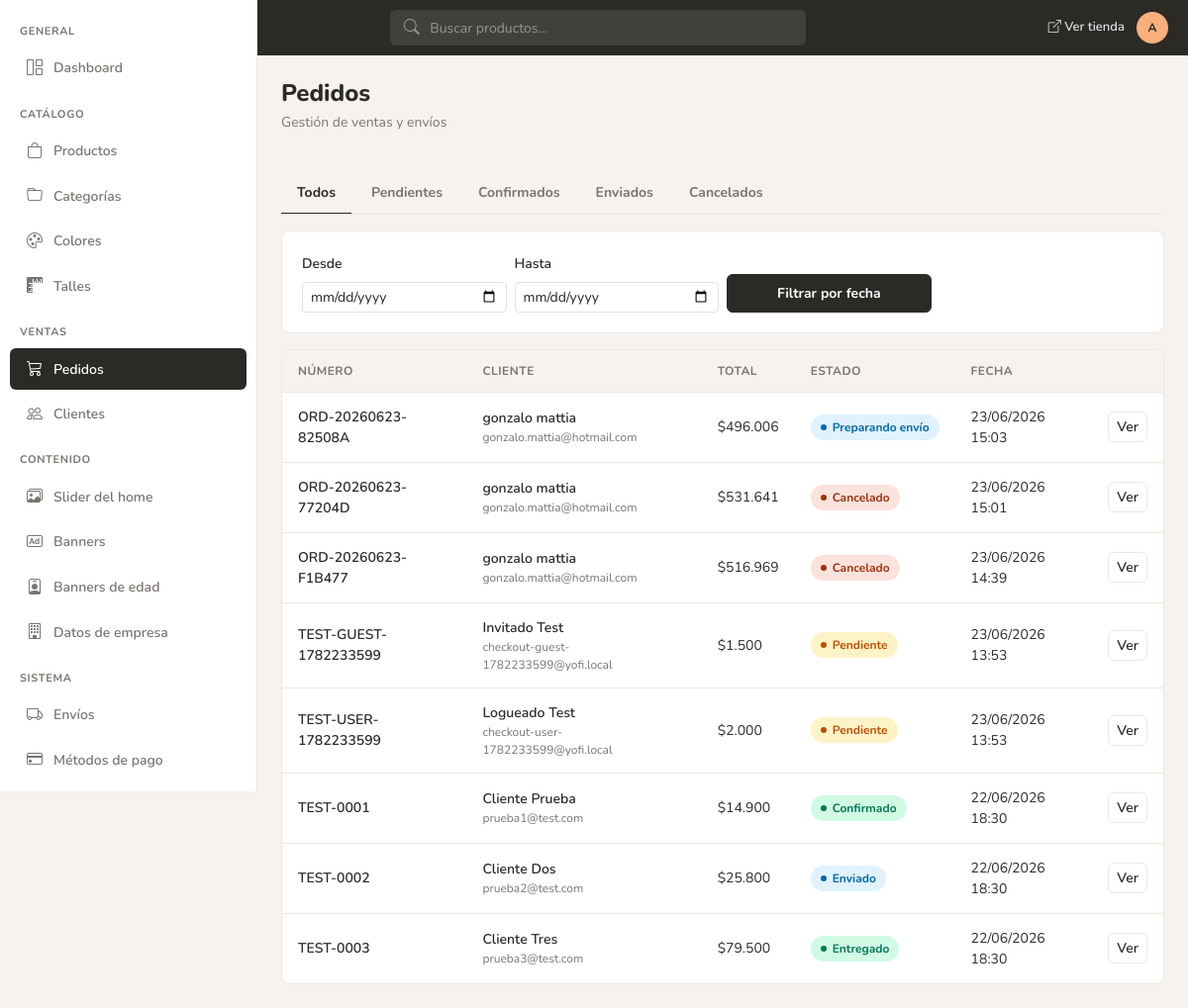
/admin/pedidos/listado.php (signed in), run on the app's committed database.
### tables this page shows
CREATE TABLE `tbl_ordenes` (
  `id_orden` int NOT NULL AUTO_INCREMENT,
  `numero_orden` varchar(50) NOT NULL,
  `estado` varchar(50) NOT NULL DEFAULT 'pendiente',
  `nombre` varchar(100) NOT NULL,
  `apellido` varchar(100) NOT NULL,
  `email` varchar(255) NOT NULL,
  `usuario_id` int DEFAULT NULL,
  `telefono` varchar(50) NOT NULL,
  `direccion` text NOT NULL,
  `ciudad` varchar(100) NOT NULL,
  `provincia` varchar(100) NOT NULL,
  `codigo_postal` varchar(20) NOT NULL,
  `notas` text,
  `metodo_pago` varchar(50) NOT NULL,
  `shipping_method_code` varchar(50) DEFAULT NULL,
  `shipping_carrier` varchar(100) DEFAULT NULL,
  `shipping_eta` varchar(100) DEFAULT NULL,
  `shipping_meta` json DEFAULT NULL,
  `zipnova_shipment_id` varchar(100) DEFAULT NULL,
  `tracking_number` varchar(100) DEFAULT NULL,
  `subtotal` decimal(10,2) NOT NULL,
  `envio` decimal(10,2) NOT NULL DEFAULT 0.00,
  `total` decimal(10,2) NOT NULL,
  `items` json NOT NULL,
  `fecha_creacion` datetime DEFAULT CURRENT_TIMESTAMP,
  `fecha_actualizacion` datetime DEFAULT NULL ON UPDATE CURRENT_TIMESTAMP,
  `reserva_expira_at` datetime DEFAULT NULL,
  `reserva_activa` tinyint(1) NOT NULL DEFAULT 0 COMMENT '1=stock reservado pendiente de pago',
  `deleted_at` datetime DEFAULT NULL,
  PRIMARY KEY (`id_orden`),
  UNIQUE KEY `numero_orden` (`numero_orden`)
);

### admin/pedidos/listado.php (the view, shortened to what this page needs)
<?php
require_once __DIR__ . '/../include/includes.php';
$estado = trim((string)($_GET['estado'] ?? ''));
$desde = trim((string)($_GET['desde'] ?? ''));
$hasta = trim((string)($_GET['hasta'] ?? ''));
$where = 'WHERE deleted_at IS NULL';
$sql = "
    SELECT id_orden, numero_orden, CONCAT(nombre, ' ', apellido) AS cliente, email, total, estado, fecha_creacion
    FROM tbl_ordenes
    $where
    ORDER BY fecha_creacion DESC
    LIMIT 100
";
$stmt = mysqli_prepare($con, $sql);
mysqli_stmt_execute($stmt);
$result = mysqli_stmt_get_result($stmt);
$tabEstados = [
    '' => 'Todos',
    'pendiente' => 'Pendientes',
    'confirmado' => 'Confirmados',
    'enviado' => 'Enviados',
    'cancelado' => 'Cancelados',
];
function pedidos_tab_url(string $estado, string $desde, string $hasta): string
{
    $parts = [];
    if ($estado !== '') {
        $parts[] = 'estado=' . urlencode($estado);
    }
    return 'listado.php' . ($parts ? '?' . implode('&', $parts) : '');
}
include __DIR__ . '/../header.php';
?>
<div class="admin-section-header">
    <div>
        <h1>Pedidos</h1>
        <p class="subtitle">Gestión de ventas y envíos</p>
    </div>
</div>
<div class="admin-tabs" id="pedidosTabs">
    <?php foreach ($tabEstados as $val => $label): ?>
    <a href="<?= htmlspecialchars(pedidos_tab_url($val, $desde, $hasta), ENT_QUOTES, 'UTF-8') ?>"
       class="admin-tab pedido-tab<?= $estado === $val ? ' active' : '' ?>"
       data-estado="<?= htmlspecialchars($val, ENT_QUOTES, 'UTF-8') ?>"><?= htmlspecialchars($label, ENT_QUOTES, 'UTF-8') ?></a>
    <?php endforeach; ?>
</div>
<div class="admin-card mb-3">
    <div class="admin-card-body">
        <form method="get" class="row g-2 align-items-end" id="pedidosFilterForm">
            <div class="col-md-3">
                <label class="form-label small fw-semibold">Desde</label>
                <input type="date" name="desde" class="form-control form-control-sm" value="<?= htmlspecialchars($desde, ENT_QUOTES, 'UTF-8') ?>">
            </div>
            <div class="col-md-3">
                <label class="form-label small fw-semibold">Hasta</label>
                <input type="date" name="hasta" class="form-control form-control-sm" value="<?= htmlspecialchars($hasta, ENT_QUOTES, 'UTF-8') ?>">
            </div>
            <div class="col-md-3">
                <button type="submit" class="btn btn-ink btn-sm w-100">Filtrar por fecha</button>
            </div>
        </form>
    </div>
</div>
<div class="admin-card">
    <div class="admin-card-body p-0">
        <div class="table-responsive">
            <table class="admin-table mb-0">
                <thead>
                    <tr>
                        <th>Número</th>
                        <th>Cliente</th>
                        <th>Total</th>
                        <th>Estado</th>
                        <th>Fecha</th>
                        <th></th>
                    </tr>
                </thead>
                <tbody>
                <?php if ($result && mysqli_num_rows($result) > 0): ?>
                    <?php while ($row = mysqli_fetch_assoc($result)): ?>
                        <tr>
                            <td class="fw-semibold"><?= htmlspecialchars($row['numero_orden'], ENT_QUOTES, 'UTF-8') ?></td>
                            <td>
                                <div class="fw-semibold"><?= htmlspecialchars($row['cliente'], ENT_QUOTES, 'UTF-8') ?></div>
                                <div class="product-cell-code"><?= htmlspecialchars($row['email'], ENT_QUOTES, 'UTF-8') ?></div>
                            </td>
                            <td><?= format_money((float)$row['total']) ?></td>
                            <td><?= estado_pedido_badge((string)$row['estado']) ?></td>
                            <td><?= htmlspecialchars(date('d/m/Y H:i', strtotime($row['fecha_creacion'])), ENT_QUOTES, 'UTF-8') ?></td>
                            <td><a href="detalle.php?id=<?= (int)$row['id_orden'] ?>" class="btn btn-sm btn-outline-ink">Ver</a></td>
                        </tr>
                    <?php endwhile; ?>
                <?php else: ?>
                    <tr><td colspan="6" class="text-center text-muted py-5">Sin pedidos</td></tr>
                <?php endif; ?>
                </tbody>
            </table>
        </div>
    </div>
</div>
<?php include __DIR__ . '/../pie.php'; ?>

### admin/include/funciones.php (shortened to what this page needs)
<?php
function estado_pedido_badge(string $estado): string
{
    $map = [
        'pendiente' => 'pendiente',
        'confirmado' => 'confirmado',
        'en_preparacion' => 'en_preparacion',
        'preparando_envio' => 'preparando_envio',
        'enviado' => 'enviado',
        'entregado' => 'entregado',
        'cancelado' => 'cancelado',
    ];
    $class = $map[$estado] ?? 'pendiente';
    $labels = [
        'pendiente' => 'Pendiente',
        'confirmado' => 'Confirmado',
        'en_preparacion' => 'En preparación',
        'preparando_envio' => 'Preparando envío',
        'enviado' => 'Enviado',
        'entregado' => 'Entregado',
        'cancelado' => 'Cancelado',
    ];
    $label = $labels[$estado] ?? ucfirst(str_replace('_', ' ', $estado));
    return '<span class="badge-status badge-status--' . htmlspecialchars($class, ENT_QUOTES, 'UTF-8') . '">'
        . htmlspecialchars($label, ENT_QUOTES, 'UTF-8') . '</span>';
}
function format_money(float $amount): string
{
    return '$' . number_format($amount, 0, ',', '.');
}

### admin/assets/css/admin.css (style rules this page uses)
:root { --yofi-peach: #FAAF7D; --yofi-dusty: #96AFC8; --yofi-terracotta: #E1644B; --yofi-olive: #7D7D64; --yofi-cream: #FAE1C8; --yofi-ink: #2C2A27; --yofi-border: #ECE8E2; --yofi-muted-bg: #F6F3EF; --yofi-muted-text: #7A7570; --yofi-sidebar-width: 260px; --yofi-topbar-height: 56px; --yofi-radius-lg: 8px; --yofi-radius-md: 6px; --yofi-status-green-bg: #D1FAE5; --yofi-status-green-text: #047857; --yofi-status-amber-bg: #FEF3C7; --yofi-status-amber-text: #B45309; --yofi-status-blue-bg: #E0F2FE; --yofi-status-blue-text: #0369A1; --yofi-status-red-bg: #FBE2DC; --yofi-status-red-text: #9A3412; }
*, *::before, *::after { box-sizing: border-box; }
body.admin-body { background: var(--yofi-muted-bg); font-family: 'Nunito', system-ui, sans-serif; color: var(--yofi-ink); margin: 0; }
.admin-section-header { display: flex; flex-wrap: wrap; align-items: flex-start; justify-content: space-between; gap: 1rem; margin-bottom: 1.5rem; }
.admin-section-header h1 { font-size: 1.5rem; font-weight: 800; margin: 0; line-height: 1.2; }
.admin-section-header .subtitle { color: var(--yofi-muted-text); font-size: 0.875rem; margin-top: 0.25rem; }
.btn-ink { background: var(--yofi-ink); border: 1px solid var(--yofi-ink); color: #fff; border-radius: var(--yofi-radius-md); font-weight: 700; font-size: 0.875rem; padding: 0.5rem 1rem; }
.btn-outline-ink { border: 1px solid var(--yofi-border); color: var(--yofi-ink); background: #fff; border-radius: var(--yofi-radius-md); font-weight: 600; }
.admin-card { background: #fff; border: 1px solid var(--yofi-border); border-radius: var(--yofi-radius-lg); overflow: hidden; }
.admin-card-body { padding: 1.25rem; }
.admin-card-body.p-0 { padding: 0; }
.badge-status { display: inline-flex; align-items: center; gap: 0.375rem; padding: 0.25rem 0.625rem; border-radius: 9999px; font-size: 0.75rem; font-weight: 700; white-space: nowrap; }
.badge-status::before { content: ''; width: 6px; height: 6px; border-radius: 50%; background: currentColor; flex-shrink: 0; }
.badge-status--activo, .badge-status--publicado, .badge-status--confirmado, .badge-status--entregado { background: var(--yofi-status-green-bg); color: var(--yofi-status-green-text); }
.badge-status--borrador, .badge-status--pendiente, .badge-status--en_preparacion { background: var(--yofi-status-amber-bg); color: var(--yofi-status-amber-text); }
.badge-status--enviado, .badge-status--preparando_envio { background: var(--yofi-status-blue-bg); color: var(--yofi-status-blue-text); }
.badge-status--cancelado { background: var(--yofi-status-red-bg); color: var(--yofi-status-red-text); }
.admin-tabs { display: flex; gap: 0.25rem; border-bottom: 1px solid var(--yofi-border); margin-bottom: 1rem; overflow-x: auto; }
.admin-tab { padding: 0.625rem 1rem; font-size: 0.875rem; font-weight: 700; color: var(--yofi-muted-text); text-decoration: none; border-bottom: 2px solid transparent; margin-bottom: -1px; white-space: nowrap; transition: color 0.15s, border-color 0.15s; }
.admin-tab.active { color: var(--yofi-ink); border-bottom-color: var(--yofi-ink); }
.admin-table { width: 100%; border-collapse: collapse; font-size: 0.875rem; }
.admin-table thead th { padding: 0.75rem 1rem; text-align: left; font-size: 0.75rem; font-weight: 700; text-transform: uppercase; letter-spacing: 0.04em; color: var(--yofi-muted-text); border-bottom: 1px solid var(--yofi-border); background: var(--yofi-muted-bg); }
.admin-table tbody td { padding: 0.875rem 1rem; border-bottom: 1px solid var(--yofi-border); vertical-align: middle; }
.admin-table tbody tr:last-child td { border-bottom: none; }
.product-cell-code { font-size: 0.75rem; color: var(--yofi-muted-text); }

### data on the page
tbl_ordenes: numero_orden "ORD-20260623-82508A", cliente "gonzalo mattia", email "gonzalo.mattia@hotmail.com", total "$496.006", estado "Preparando envío", fecha_creacion "23/06/2026 15:03"
tbl_ordenes: numero_orden "ORD-20260623-77204D", cliente "gonzalo mattia", email "gonzalo.mattia@hotmail.com", total "$531.641", estado "Cancelado", fecha_creacion "23/06/2026 15:01"
tbl_ordenes: numero_orden "ORD-20260623-F1B477", cliente "gonzalo mattia", email "gonzalo.mattia@hotmail.com", total "$516.969", estado "Cancelado", fecha_creacion "23/06/2026 14:39"
tbl_ordenes: numero_orden "TEST-GUEST-1782233599", cliente "Invitado Test", email "checkout-guest-1782233599@yofi.local", total "$1.500", estado "Pendiente", fecha_creacion "23/06/2026 13:53"
tbl_ordenes: numero_orden "TEST-USER-1782233599", cliente "Logueado Test", email "checkout-user-1782233599@yofi.local", total "$2.000", estado "Pendiente", fecha_creacion "23/06/2026 13:53"
tbl_ordenes: numero_orden "TEST-0001", cliente "Cliente Prueba", email "prueba1@test.com", total "$14.900", estado "Confirmado", fecha_creacion "22/06/2026 18:30"
tbl_ordenes: numero_orden "TEST-0002", cliente "Cliente Dos", email "prueba2@test.com", total "$25.800", estado "Enviado", fecha_creacion "22/06/2026 18:30"
tbl_ordenes: numero_orden "TEST-0003", cliente "Cliente Tres", email "prueba3@test.com", total "$79.500", estado "Entregado", fecha_creacion "22/06/2026 18:30"

### other printed values
$adminInitials "A"
$label "Todos"
$label "Pendientes"
$label "Confirmados"
$label "Enviados"
$label "Cancelados"
